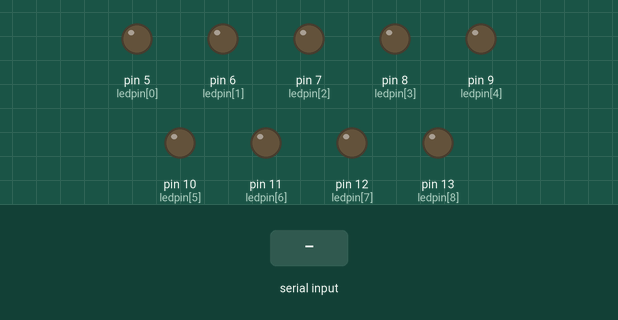
Bench run of a sketch on a simulated Arduino Uno, built with avr-gcc and run on an emulated ATmega328P. Shown: output pins drawn as LEDs (lit = HIGH). Dashed ring = blinking. Inputs (shaded band) come from the test bench. Random numbers use the default seed unless the sketch sets one; what the sketch prints to the serial monitor is not drawn.

Above: at 1.2 s.
1.3 s: "3\n" received over Serial
At 1.55 s:
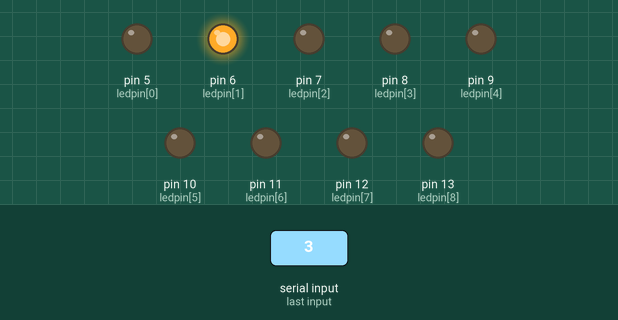
At 1.95 s:
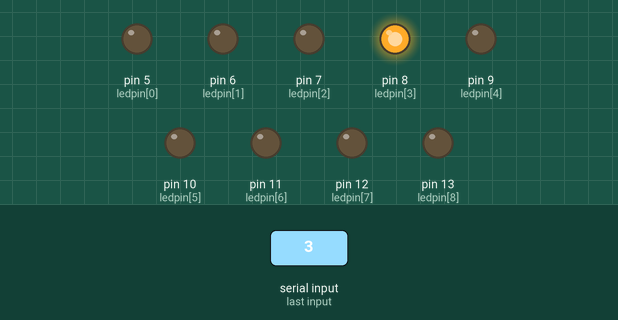
4.3 s: "1\n" received over Serial
At 4.6 s:
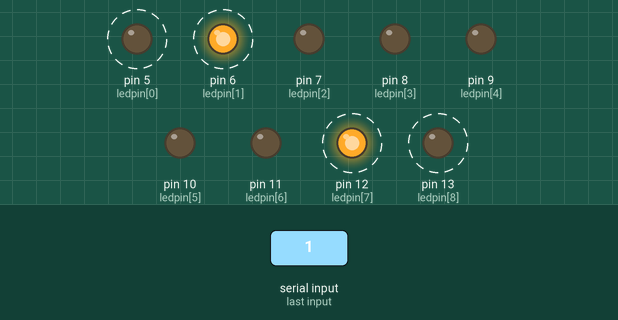
Timing chart, 0 to 13.3 s (numbered marks = the images above; inputs shaded):
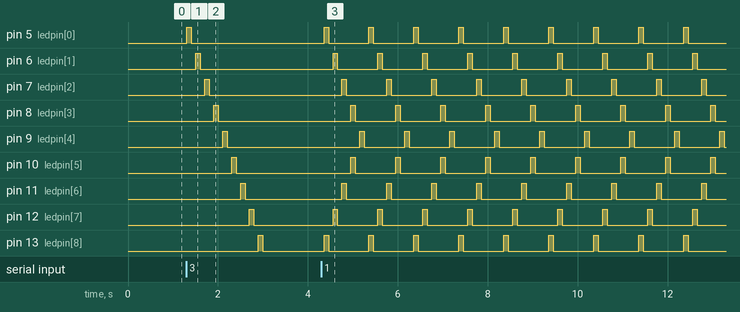

Measured:
- after the input at 1.3 s, pin 5 (ledpin[0]): LOW → HIGH at once, → LOW 0.10 s later; pin 6 (ledpin[1]): LOW → HIGH after 0.20 s, → LOW 0.10 s later; pin 7 (ledpin[2]): LOW → HIGH after 0.40 s, → LOW 0.10 s later; pin 8 (ledpin[3]): LOW → HIGH after 0.60 s, → LOW 0.10 s later; pin 9 (ledpin[4]): LOW → HIGH after 0.80 s, → LOW 0.10 s later
- after the input at 4.3 s, pin 5 (ledpin[0]): alternates HIGH for 0.10 s and LOW for 0.90 s, starting after 0.06 s; pin 6 (ledpin[1]): alternates HIGH for 0.10 s and LOW for 0.90 s, starting after 0.26 s

The sketch:

led_choose_pattern.ino
```cpp
int ledpin[] = {5, 6, 7, 8, 9, 10, 11, 12, 13};
int button = 2;
int switchState = 0;
int readoutput = 0;
int count ;
int timer = 100;
int keuze ;
int count2;
long randomnumber;

void setup() {
  // put your setup code here, to run once:
  pinMode(ledpin[0], OUTPUT);
  pinMode(ledpin[1], OUTPUT);
  pinMode(ledpin[2], OUTPUT);
  pinMode(ledpin[3], OUTPUT);
  pinMode(ledpin[4], OUTPUT);
  pinMode(ledpin[5], OUTPUT);
  pinMode(ledpin[6], OUTPUT);
  pinMode(ledpin[7], OUTPUT);
  pinMode(ledpin[8], OUTPUT);
  pinMode(button, INPUT);

  digitalWrite(ledpin[0], LOW);
  digitalWrite(ledpin[1], LOW);
  digitalWrite(ledpin[2], LOW);
  digitalWrite(ledpin[3], LOW);
  digitalWrite(ledpin[4], LOW);
  digitalWrite(ledpin[5], LOW);
  digitalWrite(ledpin[6], LOW);
  digitalWrite(ledpin[7], LOW);
  digitalWrite(ledpin[8], LOW);
  Serial.begin(9600);
  randomSeed(analogRead(A0));


}

void loop() {
  // put your main code here, to run repeatedly:

  Serial.println("*****************************");
  Serial.println("* 1. Van buiten naar binnen *");
  Serial.println("* 2. Van binnen naar buiten *");
  Serial.println("* 3. Van links naar rechts  *");
  Serial.println("* 4. Van rechts naar links  *");
  Serial.println("*****************************");
  Serial.println(" ");

  while(Serial.available()==0){}
  keuze=Serial.parseInt();

  switch (keuze){
    case 1: // van buiten naar binnen

    for (count2 = 0 ;count2 < 10 ; count2 ++){
      for (count = 0 ; count <= 4 ; count ++) {
      //Serial.println(count);
      //Serial.println(8 - count);
      digitalWrite(ledpin[count], HIGH);
      digitalWrite(ledpin[8 - count], HIGH);
      delay(timer);
      digitalWrite(ledpin[count], LOW);
      digitalWrite(ledpin[8 - count], LOW);
      delay(timer);
      }
    }
    break;
    case 2: // van binnen naar buiten
    for (count = 4 ; count >= 0 ; count --) {
    //Serial.println(count);
    //Serial.println(8 - count);
    digitalWrite(ledpin[count], HIGH);
    digitalWrite(ledpin[8 - count], HIGH);
    delay(timer);
    digitalWrite(ledpin[count], LOW);
    digitalWrite(ledpin[8 - count], LOW);
    delay(timer);
    }
    break;
    case 3: // van links naar rechts
    for (count = 0 ; count < 9 ; count ++){
    digitalWrite(ledpin[count], HIGH);
    delay (timer);
    digitalWrite(ledpin[count], LOW);
    delay (timer);
    }
    break;
    case 4: // van rechts naar links
    for (count = 8 ; count >=0 ; count --){
    digitalWrite(ledpin[count], HIGH);
    delay (timer);
    digitalWrite(ledpin[count], LOW);
    delay (timer);
    }
    break;
    case 5:
    for (count2 = 0 ;count2 < 10 ; count2 ++){
    for (count = 8 ; count >=0 ; count --){
    digitalWrite(ledpin[count], HIGH);
    digitalWrite(ledpin[count - 1], HIGH);
    delay (timer);
    digitalWrite(ledpin[count], LOW);
    digitalWrite(ledpin[count - 1], LOW);
    delay (timer);
    }
    }
    break;
    case 6: // 1 voor 1 aan, dan 1 voor 1 uit
    for (count2 = 0 ;count2 < 10 ; count2 ++){
    for (count = 0; count < 9; count ++){
      digitalWrite(ledpin[count], HIGH);
      delay(timer);
      }
    for (count = 8; count >= 0; count --){
      digitalWrite(ledpin[count], LOW);
      delay(timer);
    }
     }
     break;
    case 7: //random
    for (count2=0 ; count2 < 200; count2++){
    randomnumber = random(0,9);
    Serial.println(randomnumber);
    digitalWrite(ledpin[randomnumber], HIGH);
    delay(timer);
    digitalWrite(ledpin[randomnumber], LOW);
    delay(timer);
    }
    break;
    delay(1000);
    Serial.println(" ");
    }

/*
  for (count = 0 ; count <= 4 ; count ++) {
    Serial.println(count);
    Serial.println(8 - count);
    digitalWrite(ledpin[count], HIGH);
    digitalWrite(ledpin[8 - count], HIGH);
    delay(timer);
    digitalWrite(ledpin[count], LOW);
    digitalWrite(ledpin[8 - count], LOW);
    delay(timer);
  }
  for (count = 3 ; count >= 1 ; count --) {
    Serial.println(count);
    Serial.println(8 - count);
    digitalWrite(ledpin[count], HIGH);
    digitalWrite(ledpin[8 - count], HIGH);
    delay(timer);
    digitalWrite(ledpin[count], LOW);
    digitalWrite(ledpin[8 - count], LOW);
    delay(timer);
  }
  for (count = 0 ; count < 9 ; count ++){
    digitalWrite(ledpin[count], HIGH);
    delay (timer);
    digitalWrite(ledpin[count], LOW);
    delay (timer);
    }
  for (count = 7 ; count >=0 ; count --){
    digitalWrite(ledpin[count], HIGH);
    delay (timer);
    digitalWrite(ledpin[count], LOW);
    delay (timer);
  }
*/
}
```
